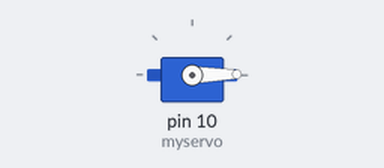
A sketch run on a simulated Arduino Uno, built with avr-gcc and run on an emulated ATmega328P. Shown: servo.

Above: at 0.05 s.
At 1.2 s:
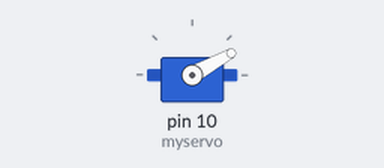
At 2.0 s:
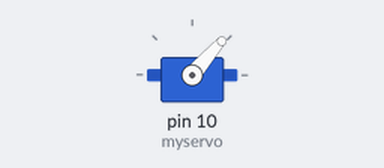
At 3.95 s:
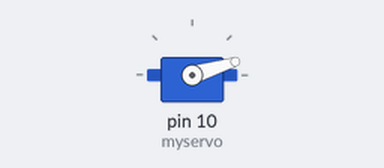
Timing chart, 0 to 8.1 s (numbered marks = the images above):
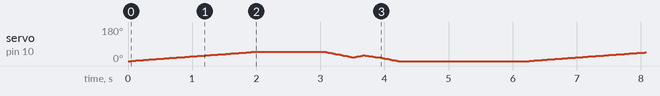

The sketch:

Teste_do_Servo-Motor.ino
```cpp
#include <Servo.h>

Servo myservo;  // create servo object to control a servo
// twelve servo objects can be created on most boards

int pos = 0;    // variable to store the servo position
int prevenido = 2;

void setup()
{
  myservo.attach(10);  // attaches the servo on pin 9 to the servo object
  myservo.write (0);
}

void loop()
{
  for (pos = 0; pos <= 50; pos += 1)
  {
    myservo.write(pos);              // tell servo to go to position in variable 'pos'
    delay(40);                       // waits 15ms for the servo to reach the position
  }

  delay(1000);

  for (pos = 50; pos >= 20; pos -= 1)
  {
    myservo.write(pos);              // tell servo to go to position in variable 'pos'
    delay(15);                       // waits 15ms for the servo to reach the position
  }

  for (pos = 20; pos <= 30; pos += 1)
    {
      myservo.write(pos);
      delay(15);
    }

    for (pos = 30; pos >= 20; pos -= 1)
    {
      myservo.write(pos);
      delay(20);
    }

  for (pos = 20; pos >= 0; pos -= 1)
  {
    myservo.write(pos);
    delay(15);
  }

  delay(2000);
}
```
